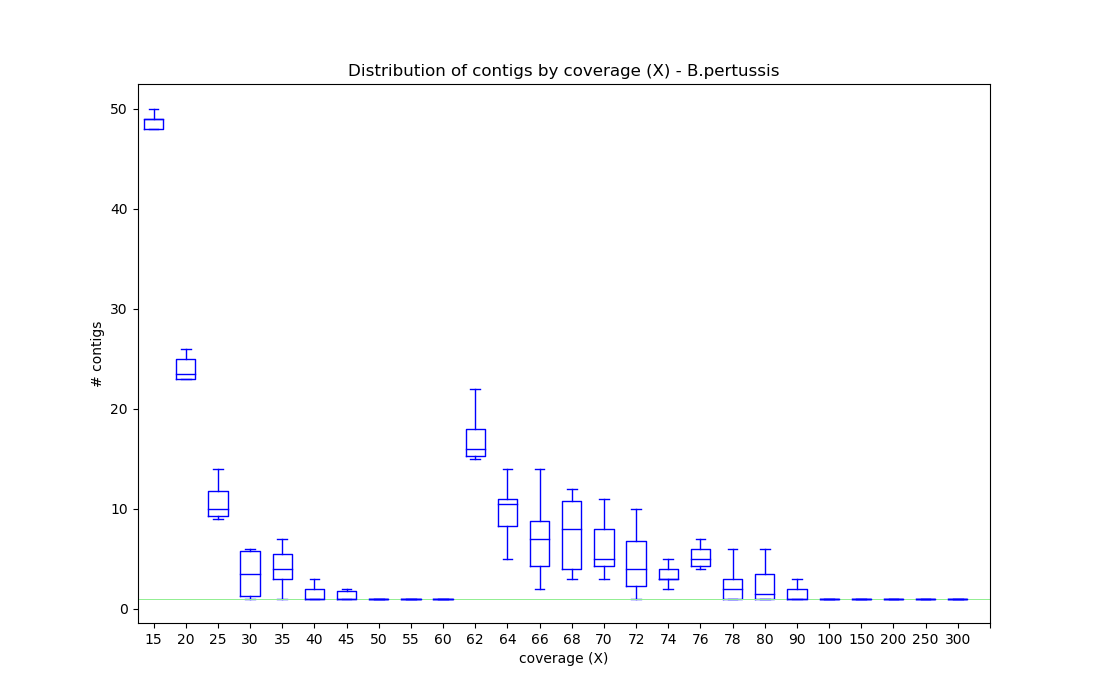

This figure's Python source:
#!/usr/bin/python3.5
import os
import matplotlib.pyplot as plt
import re 
import pylab

n15=[]
n20=[]
n25=[]
n30=[]
n35=[]
n40=[]
n45=[]
n50=[]
n55=[]
n60=[]
n62=[]
n64=[]
n66=[]
n68=[]
n70=[]
n72=[]
n74=[]
n76=[]
n78=[]
n80=[]
n90=[]
n100=[]
n150=[]
n200=[]
n250=[]
n300=[]

with open('reportCanu_init_sort.txt') as f :
	for line in f :
			if re.match("^sample_15X", line) is not None :
				a,b=line.split("\t")
				c=int(b)
				n15.append(c)
			if re.match("^sample_20X", line) is not None :
				a,b=line.split("\t")
				c=int(b)
				n20.append(c)
			if re.match("^sample_25X", line) is not None :
				a,b=line.split("\t")
				c=int(b)
				n25.append(c)
			if re.match("^sample_30X", line) is not None :
				a,b=line.split("\t")
				c=int(b)
				n30.append(c)
			if re.match("^sample_35X", line) is not None :
				a,b=line.split("\t")
				c=int(b)
				n35.append(c)
			if re.match("^sample_40X", line) is not None :
				a,b=line.split("\t")
				c=int(b)
				n40.append(c)
			if re.match("^sample_45X", line) is not None :
				a,b=line.split("\t")
				c=int(b)
				n45.append(c)
			if re.match("^sample_50X", line) is not None :
				a,b=line.split("\t")
				c=int(b)
				n50.append(c)
			if re.match("^sample_55X", line) is not None :
				a,b=line.split("\t")
				c=int(b)
				n55.append(c)
			if re.match("^sample_60X", line) is not None :
				a,b=line.split("\t")
				c=int(b)
				n60.append(c)
			if re.match("^sample_62X", line) is not None :
				a,b=line.split("\t")
				c=int(b)
				n62.append(c)
			if re.match("^sample_64X", line) is not None :
				a,b=line.split("\t")
				c=int(b)
				n64.append(c)
			if re.match("^sample_66X", line) is not None :
				a,b=line.split("\t")
				c=int(b)
				n66.append(c)				
			if re.match("^sample_68X", line) is not None :
				a,b=line.split("\t")
				c=int(b)
				n68.append(c)
			if re.match("^sample_70X", line) is not None :
				a,b=line.split("\t")
				c=int(b)
				n70.append(c)
			if re.match("^sample_72X", line) is not None :
				a,b=line.split("\t")
				c=int(b)
				n72.append(c)
			if re.match("^sample_74X", line) is not None :
				a,b=line.split("\t")
				c=int(b)
				n74.append(c)
			if re.match("^sample_76X", line) is not None :
				a,b=line.split("\t")
				c=int(b)
				n76.append(c)
			if re.match("^sample_78X", line) is not None :
				a,b=line.split("\t")
				c=int(b)
				n78.append(c)
			if re.match("^sample_80X", line) is not None :
				a,b=line.split("\t")
				c=int(b)
				n80.append(c)
			if re.match("^sample_90X", line) is not None :
				a,b=line.split("\t")
				c=int(b)
				n90.append(c)
			if re.match("^sample_100X", line) is not None :
				a,b=line.split("\t")
				c=int(b)
				n100.append(c)
			if re.match("^sample_150X", line) is not None :
				a,b=line.split("\t")
				c=int(b)
				n150.append(c)
			if re.match("^sample_200X", line) is not None :
				a,b=line.split("\t")
				c=int(b)
				n200.append(c)
			if re.match("^sample_250X", line) is not None :
				a,b=line.split("\t")
				c=int(b)
				n250.append(c)
			if re.match("^sample_300X", line) is  not None :
				a,b=line.split("\t")
				c=int(b)
				n300.append(c)


BoxName = [15, 20, 25, 30, 35, 40, 45, 50, 55, 60, 62, 64, 66, 68, 70, 72, 74, 76, 78, 80, 90, 100, 150, 200, 250, 300]
def set_box_color(bp, color):
    plt.setp(bp['boxes'], color=color)
    plt.setp(bp['whiskers'], color=color)
    plt.setp(bp['caps'], color=color)
    plt.setp(bp['medians'], color=color)

data=[n15, n20, n25, n30, n35, n40, n45, n50, n55, n60, n62, n64, n66, n68, n70, n72, n74, n76, n78, n80, n90, n100, n150, n200, n250, n300]
print (data)
plt.figure(figsize=[11,7])
bpData = plt.boxplot(data, sym='', widths=0.6)

set_box_color(bpData, 'blue') #Colors from http://colorbrewer2.org/



plt.axhline(y=1, color='lightgreen', linestyle='-', linewidth=0.7)
pylab.xticks([1, 2, 3, 4, 5, 6, 7, 8, 9, 10, 11, 12, 13, 14, 15, 16, 17, 18, 19, 20, 21, 22, 23, 24, 25, 26, 27], BoxName)
plt.ylabel('# contigs')
plt.xlabel('coverage (X)')
plt.title('Distribution of contigs by coverage (X) - B.pertussis')
plt.savefig('boxplot_canu_init.png')
plt.show()




